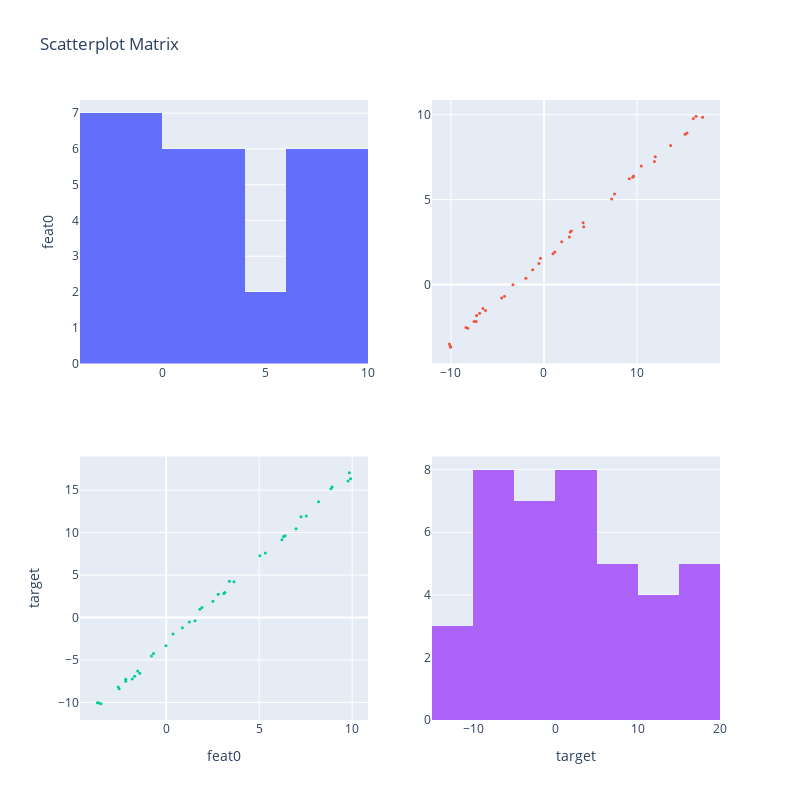

Source (notebook cell):
### Markdown cell above
### Perform small EDA (Exploratory Data Analysis)

### Code cell
ff.create_scatterplotmatrix(
    df=df_train,
    diag="histogram",
    # index="target",
    size=3,
    colormap_type="cat",
    width=800,
    height=800,
)

### Figure 1 — Plotly figure (JSON) as saved in the notebook; plotly's stock layout.template omitted (floating-point values rounded to 4 significant figures)
{"data": [{"showlegend": false, "type": "histogram", "x": [0.3715, 1.553, 1.922, -2.172, -2.58, 3.101, 2.513, 1.815, -3.622, 9.914, -1.418, 2.796, 8.189, 6.226, -1.695, 6.983, 9.777, 9.846, -1.535, 8.855, 7.247, -2.173, -0.6828, 0.8705, -2.53, 3.152, 1.245, -3.697, 5.033, 7.529, -1.822, 8.92, -0.7897, 6.391, 5.333, 6.311, 3.645, -0.01126, 3.398, -3.504], "xaxis": "x", "yaxis": "y"}, {"marker": {"size": 3}, "mode": "markers", "showlegend": false, "type": "scatter", "x": [-1.946, -0.3814, 1.167, -7.51, -8.19, 2.818, 1.903, 0.9708, -10.08, 16.34, -6.564, 2.732, 13.62, 9.166, -6.92, 10.46, 16.06, 17.05, -6.289, 15.17, 11.87, -7.288, -4.247, -1.216, -8.383, 2.946, -0.548, -10.03, 7.27, 11.96, -7.249, 15.38, -4.546, 9.627, 7.583, 9.54, 4.206, -3.337, 4.275, -10.17], "xaxis": "x2", "y": [0.3715, 1.553, 1.922, -2.172, -2.58, 3.101, 2.513, 1.815, -3.622, 9.914, -1.418, 2.796, 8.189, 6.226, -1.695, 6.983, 9.777, 9.846, -1.535, 8.855, 7.247, -2.173, -0.6828, 0.8705, -2.53, 3.152, 1.245, -3.697, 5.033, 7.529, -1.822, 8.92, -0.7897, 6.391, 5.333, 6.311, 3.645, -0.01126, 3.398, -3.504], "yaxis": "y2"}, {"marker": {"size": 3}, "mode": "markers", "showlegend": false, "type": "scatter", "x": [0.3715, 1.553, 1.922, -2.172, -2.58, 3.101, 2.513, 1.815, -3.622, 9.914, -1.418, 2.796, 8.189, 6.226, -1.695, 6.983, 9.777, 9.846, -1.535, 8.855, 7.247, -2.173, -0.6828, 0.8705, -2.53, 3.152, 1.245, -3.697, 5.033, 7.529, -1.822, 8.92, -0.7897, 6.391, 5.333, 6.311, 3.645, -0.01126, 3.398, -3.504], "xaxis": "x3", "y": [-1.946, -0.3814, 1.167, -7.51, -8.19, 2.818, 1.903, 0.9708, -10.08, 16.34, -6.564, 2.732, 13.62, 9.166, -6.92, 10.46, 16.06, 17.05, -6.289, 15.17, 11.87, -7.288, -4.247, -1.216, -8.383, 2.946, -0.548, -10.03, 7.27, 11.96, -7.249, 15.38, -4.546, 9.627, 7.583, 9.54, 4.206, -3.337, 4.275, -10.17], "yaxis": "y3"}, {"showlegend": false, "type": "histogram", "x": [-1.946, -0.3814, 1.167, -7.51, -8.19, 2.818, 1.903, 0.9708, -10.08, 16.34, -6.564, 2.732, 13.62, 9.166, -6.92, 10.46, 16.06, 17.05, -6.289, 15.17, 11.87, -7.288, -4.247, -1.216, -8.383, 2.946, -0.548, -10.03, 7.27, 11.96, -7.249, 15.38, -4.546, 9.627, 7.583, 9.54, 4.206, -3.337, 4.275, -10.17], "xaxis": "x4", "yaxis": "y4"}], "layout": {"height": 800, "showlegend": true, "title": {"text": "Scatterplot Matrix"}, "width": 800, "xaxis": {"anchor": "y", "domain": [0, 0.45]}, "xaxis2": {"anchor": "y2", "domain": [0.55, 1]}, "xaxis3": {"anchor": "y3", "domain": [0, 0.45], "title": {"text": "feat0"}}, "xaxis4": {"anchor": "y4", "domain": [0.55, 1], "title": {"text": "target"}}, "yaxis": {"anchor": "x", "domain": [0.575, 1], "title": {"text": "feat0"}}, "yaxis2": {"anchor": "x2", "domain": [0.575, 1]}, "yaxis3": {"anchor": "x3", "domain": [0, 0.425], "title": {"text": "target"}}, "yaxis4": {"anchor": "x4", "domain": [0, 0.425]}}}
